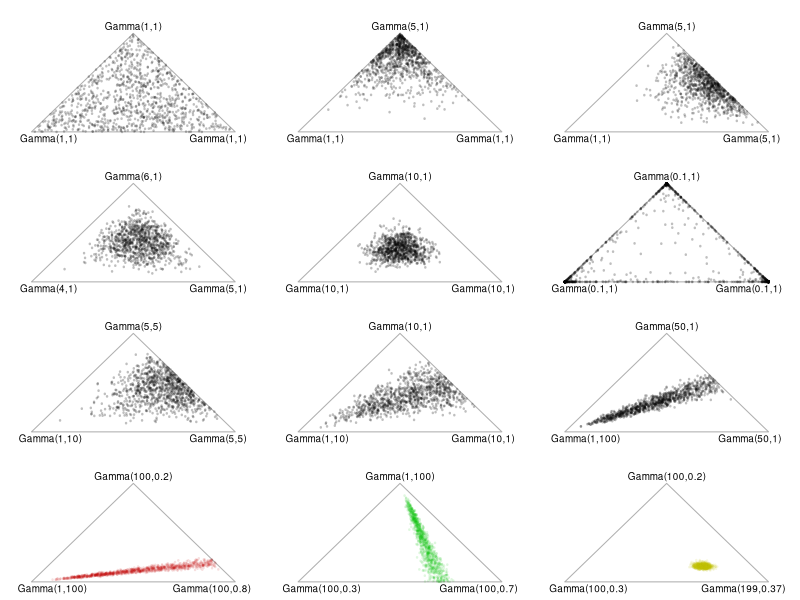

R code for this plot:
# An attempt at a generalization of the Dirichlet.

# XXX This does indeed seem to be a strict generalization
# of a Dirichlet. However, it doesn't seem general enough
# to represent something like, e.g., constraining
# three variables x1, x2, and x3 s.t.
#   x1 + x2 + x3 = 1
#   x1 + x2 = 0.5





# Utility converting from three positive numbers
# to coordinates in two dimensions, in a triangle.
ternary.coords = function(x) {
  # normalize rows of x
  x = x / apply(x, 1, sum)

  # based on, um, Wikipedia
  cbind(x = x[,2] + x[,3] / 2,
    y = sqrt(3/4) * x[,3])
}

# Plots a density as a function of a
# proportion of three variables.
# Args: list with components
#   a1, b1, a2, b2, a3, b3 - parameters of the gamma
#     distributions (in terms of shape and scale)
#   x - matrix with three columns
# Side effects: plots proportions of columns of
#   x, as a triangle.
plot.proportion.3 = function(a, col="#00000040") {

  x1 = ternary.coords(a$x)

#  smoothScatter(x1[,"x"], x1[,"y"], bty="c",
#    nrpoints=0,
#    xaxt="n", yaxt="n", xlab="", ylab="",
#    xlim=c(0,1), ylim=c(0,1))

  plot(x1[,"x"], x1[,"y"],
    bty="n", xaxt="n", yaxt="n", xlab="", ylab="",
    xlim=c(-0.1,1.1), ylim=c(-0.1,1.1),
    pch=183, font=5, cex=1, col=col)
  lines(c(0,1,0.5,0), c(0,0,sqrt(3)/2,0), col="#00000050")

  a1 = round(a$a1, 2)
  b1 = round(a$b1, 2)
  a2 = round(a$a2, 2)
  b2 = round(a$b2, 2)
  a3 = round(a$a3, 2)
  b3 = round(a$b3, 2)

  # label distributions
  text(0, -0.02, paste0("Gamma(", a1, ",", b1, ")"), adj=c(0.2,1), cex=0.9)
  text(1, -0.02, paste0("Gamma(", a2, ",", b2, ")"), adj=c(0.8,1), cex=0.9)
  text(1/2, sqrt(3)/2 + 0.03, paste0("Gamma(", a3, ",", b3, ")"), adj=c(0.5,0), cex=0.9)
}



rgamma3 = function(a1, b1, a2, b2, a3, b3, n=1000) {
  list(a1=a1, b1=b1, a2=a2, b2=b2, a3=a3, b3=b3,
    x = cbind(x1 = rgamma(n, shape=a1, scale=b1),
      x2 = rgamma(n, shape=a2, scale=b2),
      x3 = rgamma(n, shape=a3, scale=b3)))
}

pdf("git/unmix/ept/practice/gamma_conditional_5.pdf",
  width=6, height=8)
par(mfrow=c(4,3))
par(mar=c(0,0,0,0)+0.1)

# plain old Dirichlet
plot.proportion.3(rgamma3(1,1, 1,1, 1,1))
plot.proportion.3(rgamma3(1,1, 1,1, 5,1))
plot.proportion.3(rgamma3(1,1, 5,1, 5,1))

plot.proportion.3(rgamma3(4,1, 5,1, 6,1))
plot.proportion.3(rgamma3(10,1, 10,1, 10,1))
plot.proportion.3(rgamma3(0.1,1, 0.1,1, 0.1,1))

# plot.proportion.3(rgamma3(1,1, 1,1, 3,3))
# plot.proportion.3(rgamma3(1,1, 3,3, 3,3))
# plot.proportion.3(rgamma3(1,3, 3,1, 3,1))

# plot.proportion.3(rgamma3(1,3, 1,3, 3,1))
# plot.proportion.3(rgamma3(1,5, 5,1, 5,1))
# plot.proportion.3(rgamma3(1,1, 5,5, 5,5))

# plot.proportion.3(rgamma3(5,1, 5,5, 5,5))
# plot.proportion.3(rgamma3(1,10, 5,5, 5,5))
plot.proportion.3(rgamma3(1,10, 5,5, 5,5))

# plot.proportion.3(rgamma3(1,1, 10,1, 10,1))
plot.proportion.3(rgamma3(1,10, 10,1, 10,1))
plot.proportion.3(rgamma3(1,100, 50,1, 50,1))

# example of multiplying the gamma distributions together
plot.proportion.3(rgamma3(1,100, 100,0.8, 100,0.2),
  col="#c0000020")
plot.proportion.3(rgamma3(100,0.3, 100,0.7, 1,100),
  col="#00c00020")
plot.proportion.3(rgamma3(
  1+100-1, 1/(1/100+1/0.3),
  100+100-1, 1/(1/0.8+1/0.7),
  100+1-1, 1/(1/0.2+1/100)), col="#c0c00020")

# plot.proportion.3(rgamma3(10000000,0.0001, 10,100, 10,100))

dev.off()
